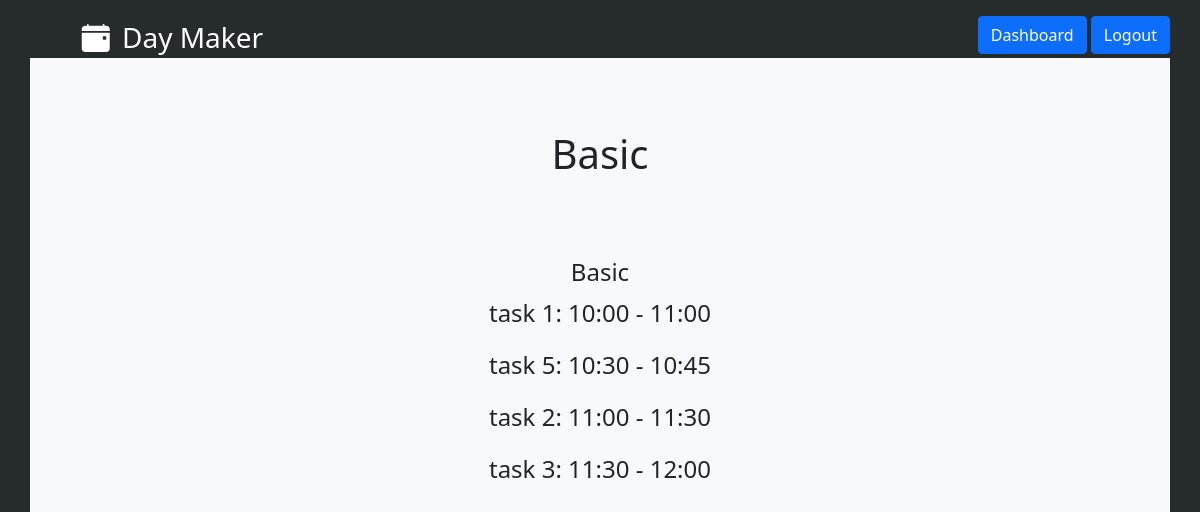
/view_template/Basic (signed in), run on an earlier commit of the app's database.
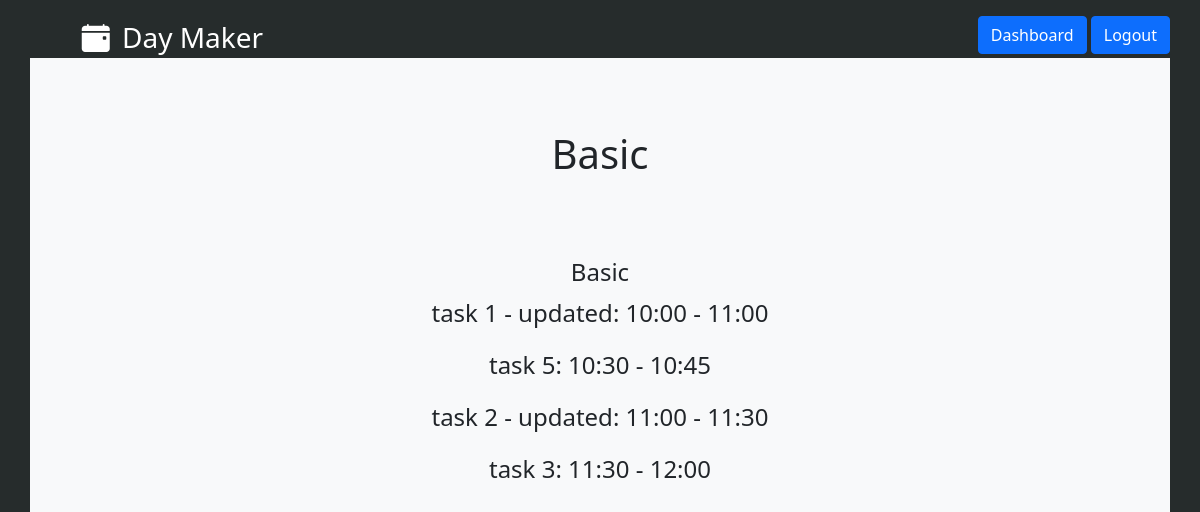
And on a later commit of the database.
### models.py (models this page shows)
class Todo(db.Model):
    id = db.Column(db.Integer, primary_key = True)
    notes = db.Column(db.String(200))
    start_time = db.Column(db.Time)
    end_time = db.Column(db.Time)
    task_id = db.Column(db.Integer, db.ForeignKey('task.id'))
    template_id = db.Column(db.Integer, db.ForeignKey('template.id'))
    task = db.relationship('Task', overlaps="todos")

class Task(db.Model):
    id = db.Column(db.Integer, primary_key = True)
    title = db.Column(db.String(50), index = True)
    user_id = db.Column(db.Integer, db.ForeignKey('user.id'))
    todos = db.relationship('Todo', lazy='dynamic', cascade='all, delete, delete-orphan')

### routes.py (the view)
@app.route('/view_template/<template>')
@login_required
def view_template(template):
    current_template = Template.query.filter_by(user_id=current_user.id, name=template).first()
    todos = Todo.query.filter_by(template_id=current_template.id).all()
    return render_template('view_template.html', template=template, todos=todos)

### routes.py (called while the page is built)
@login_manager.user_loader
def load_user(id):
    return User.query.get(int(id))

### templates/view_template.html (shortened to what this page needs)
{% extends 'base.html' %}
{% block content %}
    <div class="container h-100 bg-light">
        <div class="row justify-content-center align-items-center h-25">
            <div class="col-6 text-center">
                <h1>{{ template }}</h1>
            </div>
        </div>
        <div class="row justify-content-center align-items-center">
            <div class="col-6 text-center">
                <h4>{{ template }}</h4>
                {% for todo in todos|sort(attribute='start_time') %}
                <p class="fs-4">{{ todo.task.title }}: {{ todo.start_time.strftime("%H:%M") }} - {{ todo.end_time.strftime("%H:%M") }} </h4>
                {% endfor %}
            </div>
        </div>
    </div>
{% endblock %}

What changed in the data, as far as the page shows it:
changed through a linked row, Todo: task "task 1" → "task 1 - updated"
changed through a linked row, Todo: task "task 2" → "task 2 - updated"
